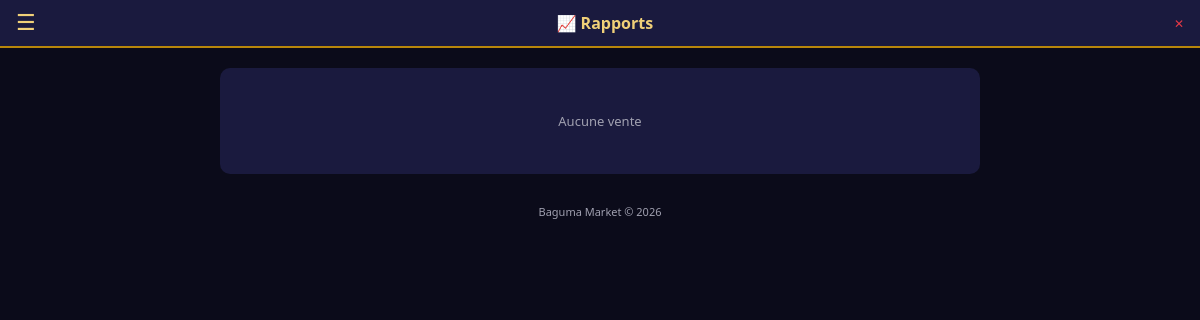
Page /rapports (signed in) on the earlier database version.
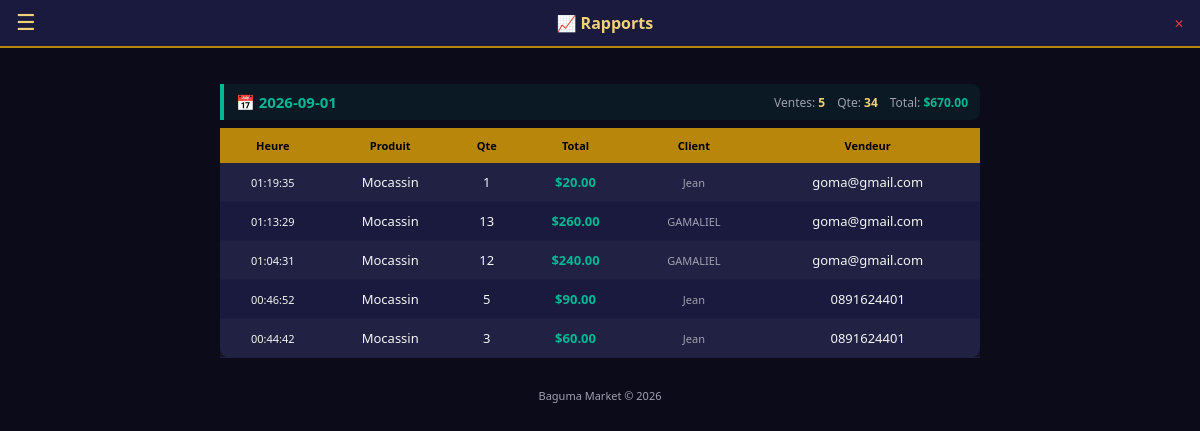
Same page on the later database version.
### tables this page shows
CREATE TABLE ventes (
        id INTEGER PRIMARY KEY AUTOINCREMENT,
        produit_id INTEGER, quantite INTEGER,
        total_usd REAL, total_cdf REAL,
        date TEXT, heure TEXT, recu_num TEXT DEFAULT '', client_nom TEXT DEFAULT '', client_tel TEXT DEFAULT '', prix_unit_usd REAL DEFAULT 0, prix_unit_cdf REAL DEFAULT 0, est_client_honneur INTEGER DEFAULT 0, client_id INTEGER DEFAULT NULL, tenant_id INTEGER DEFAULT 0, vendeur_login TEXT DEFAULT '',
        FOREIGN KEY (produit_id) REFERENCES produits(id));

CREATE TABLE produits (
        id INTEGER PRIMARY KEY AUTOINCREMENT,
        categorie_id INTEGER, nom TEXT,
        prix_usd REAL, prix_cdf REAL, stock INTEGER DEFAULT 100, tenant_id INTEGER DEFAULT 0,
        FOREIGN KEY (categorie_id) REFERENCES categories(id));

### web.py (the view)
@app.route("/rapports")
@login_required
def rapports():
    conn = get_db()
    c = conn.cursor()
    etid = get_effective_tid()
    if etid is not None:
        c.execute("""SELECT v.date, v.heure, p.nom, v.quantite, v.total_usd, v.client_nom, v.vendeur_login
            FROM ventes v JOIN produits p ON v.produit_id=p.id WHERE v.tenant_id=?
            ORDER BY v.date DESC, v.heure DESC LIMIT 500""", (etid,))
    else:
        c.execute("""SELECT v.date, v.heure, p.nom, v.quantite, v.total_usd, v.client_nom, v.vendeur_login
            FROM ventes v JOIN produits p ON v.produit_id=p.id
            ORDER BY v.date DESC, v.heure DESC LIMIT 500""")
    all_rows = c.fetchall()
    days = {}
    for r in all_rows:
        d = r["date"]
        if d not in days:
            days[d] = {"rows": [], "total_usd": 0, "total_qte": 0, "nb_ventes": 0}
        days[d]["rows"].append(r)
        days[d]["total_usd"] += r["total_usd"]
        days[d]["total_qte"] += r["quantite"]
        days[d]["nb_ventes"] += 1
    sorted_days = sorted(days.keys(), reverse=True)
    conn.close()
    return render_template("rapports.html", days=days, sorted_days=sorted_days, is_admin=is_admin())

### web.py (called while the page is built)
def get_db():
    conn = sqlite3.connect(DB)
    conn.row_factory = sqlite3.Row
    return conn

def login_required(f):
    from functools import wraps
    @wraps(f)
    def decorated(*args, **kwargs):
        if "user_id" not in session:
            return redirect(url_for("login"))
        return f(*args, **kwargs)
    return decorated

def is_admin():
    return session.get("tenant_id", 0) == 0 and session.get("role") == "admin"

def get_effective_tid():
    if is_admin():
        return session.get("view_tenant")
    return session.get("tenant_id")

### templates/rapports.html (shortened to what this page needs)
{% extends "base.html" %}
{% block body %}
<div class="topbar">
<button class="menu-btn" onclick="toggleNav()">☰</button>
<h1>📈 Rapports</h1>
<a href="/logout" style="color:var(--red);font-size:12px">✕</a>
</div>
<div class="container">
{% for d in sorted_days %}
{% set day = days[d] %}
<div style="border-left:4px solid var(--green);padding:8px 12px;margin:16px 0 8px;background:rgba(0,184,148,.08);border-radius:0 8px 8px 0">
<div style="display:flex;justify-content:space-between;align-items:center;flex-wrap:wrap;gap:6px">
<span style="color:var(--green);font-size:15px;font-weight:bold">📅 {{d}}</span>
<div style="display:flex;gap:12px">
<span style="color:var(--txt2);font-size:12px">Ventes: <b style="color:var(--gold2)">{{day.nb_ventes}}</b></span>
<span style="color:var(--txt2);font-size:12px">Qte: <b style="color:var(--gold2)">{{day.total_qte}}</b></span>
<span style="color:var(--txt2);font-size:12px">Total: <b style="color:var(--green)">${{ "%.2f"|format(day.total_usd) }}</b></span>
</div>
</div>
</div>
<div class="card" style="padding:0;margin-top:4px"><div class="table-scroll">
<table>
<tr><th>Heure</th><th>Produit</th><th>Qte</th><th>Total</th><th>Client</th><th>Vendeur</th></tr>
{% for r in day.rows %}
<tr>
<td style="font-size:11px">{{r.heure}}</td>
<td>{{r.nom}}</td>
<td>{{r.quantite}}</td>
<td class="tag-entree">${{ "%.2f"|format(r.total_usd) }}</td>
<td style="font-size:11px;color:var(--txt2)">{{r.client_nom or '-'}}</td>
<td>{{r.vendeur_login}}</td>
</tr>
{% endfor %}
</table></div></div>
{% endfor %}
{% if not sorted_days %}<div class="card"><p class="empty">Aucune vente</p></div>{% endif %}
<div class="footer">Baguma Market &copy; 2026</div>
</div>
{% endblock %}

Differences in the rows shown:
added ventes: date "2026-09-01", nb_ventes "5", total_qte "34", total_usd "670.00", heure "01:19:35", nom "Mocassin", quantite "1", total_usd "20.00", client_nom "Jean", vendeur_login "goma@gmail.com"
added ventes: heure "01:13:29", nom "Mocassin", quantite "13", total_usd "260.00", client_nom "GAMALIEL", vendeur_login "goma@gmail.com", shown under "2026-09-01"
added ventes: heure "01:04:31", nom "Mocassin", quantite "12", total_usd "240.00", client_nom "GAMALIEL", vendeur_login "goma@gmail.com", shown under "2026-09-01"
added ventes: heure "00:46:52", nom "Mocassin", quantite "5", total_usd "90.00", client_nom "Jean", vendeur_login "0891624401", shown under "2026-09-01"
added ventes: heure "00:44:42", nom "Mocassin", quantite "3", total_usd "60.00", client_nom "Jean", vendeur_login "0891624401", shown under "2026-09-01"
Other differences:
text no longer shown: "Aucune vente"
